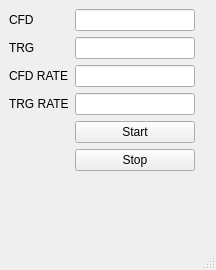
<?xml version="1.0" encoding="UTF-8"?>
<ui version="4.0">
 <class>MainWindow</class>
 <widget class="QMainWindow" name="MainWindow">
  <property name="geometry">
   <rect>
    <x>0</x>
    <y>0</y>
    <width>216</width>
    <height>270</height>
   </rect>
  </property>
  <property name="sizePolicy">
   <sizepolicy hsizetype="Fixed" vsizetype="Fixed">
    <horstretch>0</horstretch>
    <verstretch>0</verstretch>
   </sizepolicy>
  </property>
  <property name="windowTitle">
   <string>MainWindow</string>
  </property>
  <widget class="QWidget" name="centralwidget">
   <layout class="QFormLayout" name="formLayout">
    <item row="2" column="1">
     <widget class="QLineEdit" name="lineEdit_trg">
      <property name="sizePolicy">
       <sizepolicy hsizetype="Fixed" vsizetype="Fixed">
        <horstretch>0</horstretch>
        <verstretch>0</verstretch>
       </sizepolicy>
      </property>
      <property name="minimumSize">
       <size>
        <width>120</width>
        <height>0</height>
       </size>
      </property>
     </widget>
    </item>
    <item row="3" column="1">
     <widget class="QLineEdit" name="lineEdit_cfd_rate">
      <property name="sizePolicy">
       <sizepolicy hsizetype="Fixed" vsizetype="Fixed">
        <horstretch>0</horstretch>
        <verstretch>0</verstretch>
       </sizepolicy>
      </property>
      <property name="minimumSize">
       <size>
        <width>120</width>
        <height>0</height>
       </size>
      </property>
     </widget>
    </item>
    <item row="4" column="1">
     <widget class="QLineEdit" name="lineEdit_trg_rate">
      <property name="sizePolicy">
       <sizepolicy hsizetype="Fixed" vsizetype="Fixed">
        <horstretch>0</horstretch>
        <verstretch>0</verstretch>
       </sizepolicy>
      </property>
      <property name="minimumSize">
       <size>
        <width>120</width>
        <height>0</height>
       </size>
      </property>
     </widget>
    </item>
    <item row="1" column="1">
     <widget class="QLineEdit" name="lineEdit_cfd">
      <property name="sizePolicy">
       <sizepolicy hsizetype="Fixed" vsizetype="Fixed">
        <horstretch>0</horstretch>
        <verstretch>0</verstretch>
       </sizepolicy>
      </property>
      <property name="minimumSize">
       <size>
        <width>120</width>
        <height>20</height>
       </size>
      </property>
      <property name="readOnly">
       <bool>true</bool>
      </property>
     </widget>
    </item>
    <item row="1" column="0">
     <widget class="QLabel" name="label">
      <property name="text">
       <string>CFD</string>
      </property>
     </widget>
    </item>
    <item row="5" column="1">
     <widget class="QPushButton" name="pushButton_start">
      <property name="sizePolicy">
       <sizepolicy hsizetype="Fixed" vsizetype="Fixed">
        <horstretch>0</horstretch>
        <verstretch>0</verstretch>
       </sizepolicy>
      </property>
      <property name="minimumSize">
       <size>
        <width>120</width>
        <height>20</height>
       </size>
      </property>
      <property name="text">
       <string>Start</string>
      </property>
     </widget>
    </item>
    <item row="7" column="1">
     <widget class="QPushButton" name="pushButton_stop">
      <property name="sizePolicy">
       <sizepolicy hsizetype="Fixed" vsizetype="Fixed">
        <horstretch>0</horstretch>
        <verstretch>0</verstretch>
       </sizepolicy>
      </property>
      <property name="minimumSize">
       <size>
        <width>120</width>
        <height>20</height>
       </size>
      </property>
      <property name="text">
       <string>Stop</string>
      </property>
     </widget>
    </item>
    <item row="2" column="0">
     <widget class="QLabel" name="label_2">
      <property name="text">
       <string>TRG</string>
      </property>
     </widget>
    </item>
    <item row="3" column="0">
     <widget class="QLabel" name="label_3">
      <property name="text">
       <string>CFD RATE</string>
      </property>
     </widget>
    </item>
    <item row="4" column="0">
     <widget class="QLabel" name="label_4">
      <property name="text">
       <string>TRG RATE</string>
      </property>
     </widget>
    </item>
   </layout>
  </widget>
  <widget class="QMenuBar" name="menubar">
   <property name="geometry">
    <rect>
     <x>0</x>
     <y>0</y>
     <width>216</width>
     <height>24</height>
    </rect>
   </property>
  </widget>
  <widget class="QStatusBar" name="statusbar"/>
 </widget>
 <resources/>
 <connections/>
</ui>
